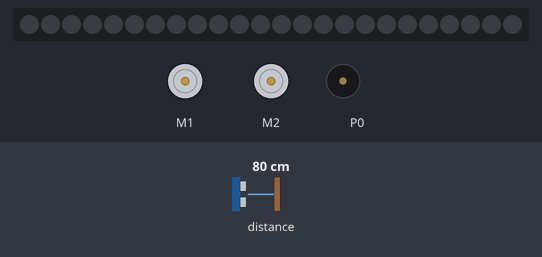
The program below on a simulated BBC micro:bit (MakeCode). Shown: 2 × DC motor (green arrow = forward, orange = backward, longer = faster), 24 RGB LEDs in strip order, left to right, buzzer (waves = sounding). Inputs (shaded band) come from the test bench; at power-on: distance to the obstacle 80 cm. Dim RGB values are drawn brighter than linear.

Above: at 1.2 s.
1.3 s: distance to the obstacle set to 9 cm
2.8 s: distance to the obstacle set to 6 cm
At 8.2 s:
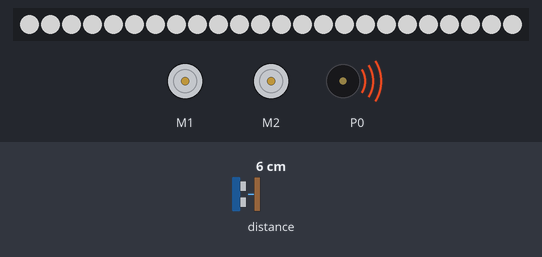
At 13.7 s:
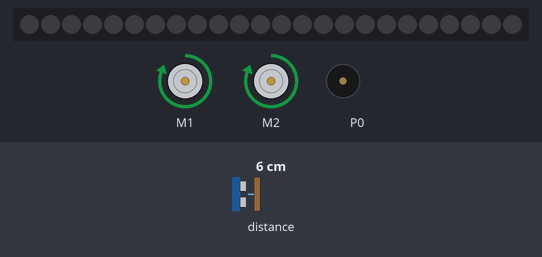
Timing chart, 0 to 14.8 s (numbered marks = the images above; inputs shaded):
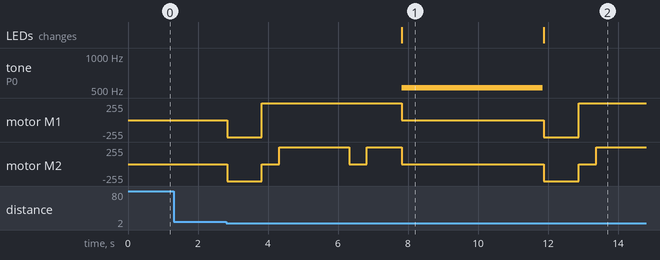

Measured:
- the behaviour switches between 8 and 7 cm on distance to the obstacle (found by bisection; images 0 and 1)
- after the input at 1.3 s, every drawn part: stays the same
- after the input at 2.8 s, tone on P0: silent → 523 Hz after 5.0 s, → silent 4.0 s later; motor M1: stopped → backward 255/255 at once, → forward 255/255 0.98 s later, → stopped 4.0 s later, → backward 255/255 4.1 s later, … (5 changes in this stretch)
- what the display in image 1 shows lasts 4.1 s, from 7.8 s to 11.9 s

The program:

main.ts
```typescript
let strip = neopixel.create(DigitalPin.P15, 24, NeoPixelMode.RGB)
basic.forever(function () {
    if (maqueen.Ultrasonic(PingUnit.Centimeters) < 8) {
        maqueen.motorRun(maqueen.Motors.All, maqueen.Dir.CCW, 255)
        basic.pause(1000)
        maqueen.motorStop(maqueen.Motors.M2)
        maqueen.motorRun(maqueen.Motors.M1, maqueen.Dir.CW, 255)
        basic.pause(500)
        maqueen.motorRun(maqueen.Motors.All, maqueen.Dir.CW, 255)
        basic.pause(2000)
        maqueen.motorStop(maqueen.Motors.M2)
        maqueen.motorRun(maqueen.Motors.M1, maqueen.Dir.CW, 255)
        basic.pause(500)
        maqueen.motorRun(maqueen.Motors.All, maqueen.Dir.CW, 255)
        basic.pause(1000)
        maqueen.motorStop(maqueen.Motors.All)
        strip.showColor(neopixel.colors(NeoPixelColors.White))
        music.playMelody("C5 C5 C5 C5 C5 C5 C5 C5 ", 120)
        strip.showColor(neopixel.colors(NeoPixelColors.Black))
    }
})
```

test.ts
```typescript
// aquí va el archivo "tests"; esto no se compilará cuando este paquete se utilice como una extensión.
```
